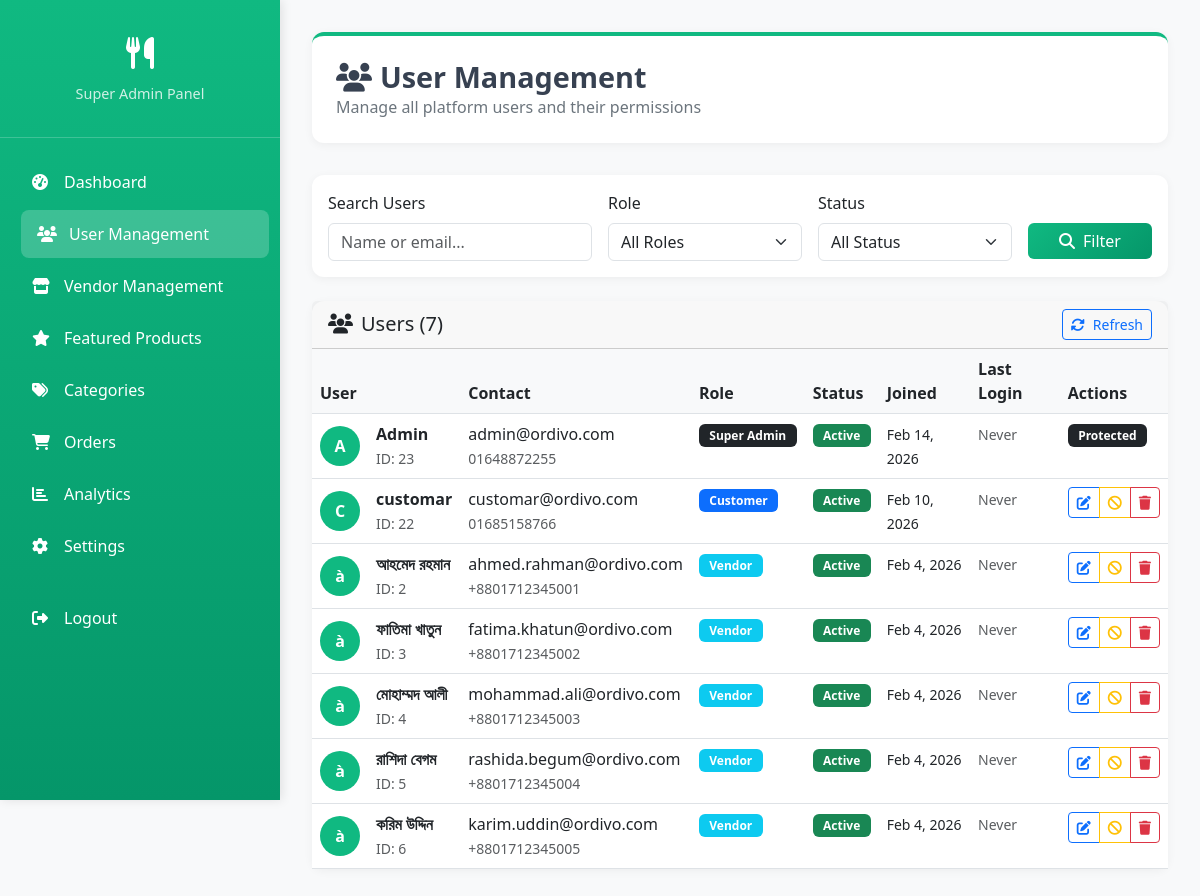
/super_admin/users.php (signed in), run on an earlier commit of the app's database.
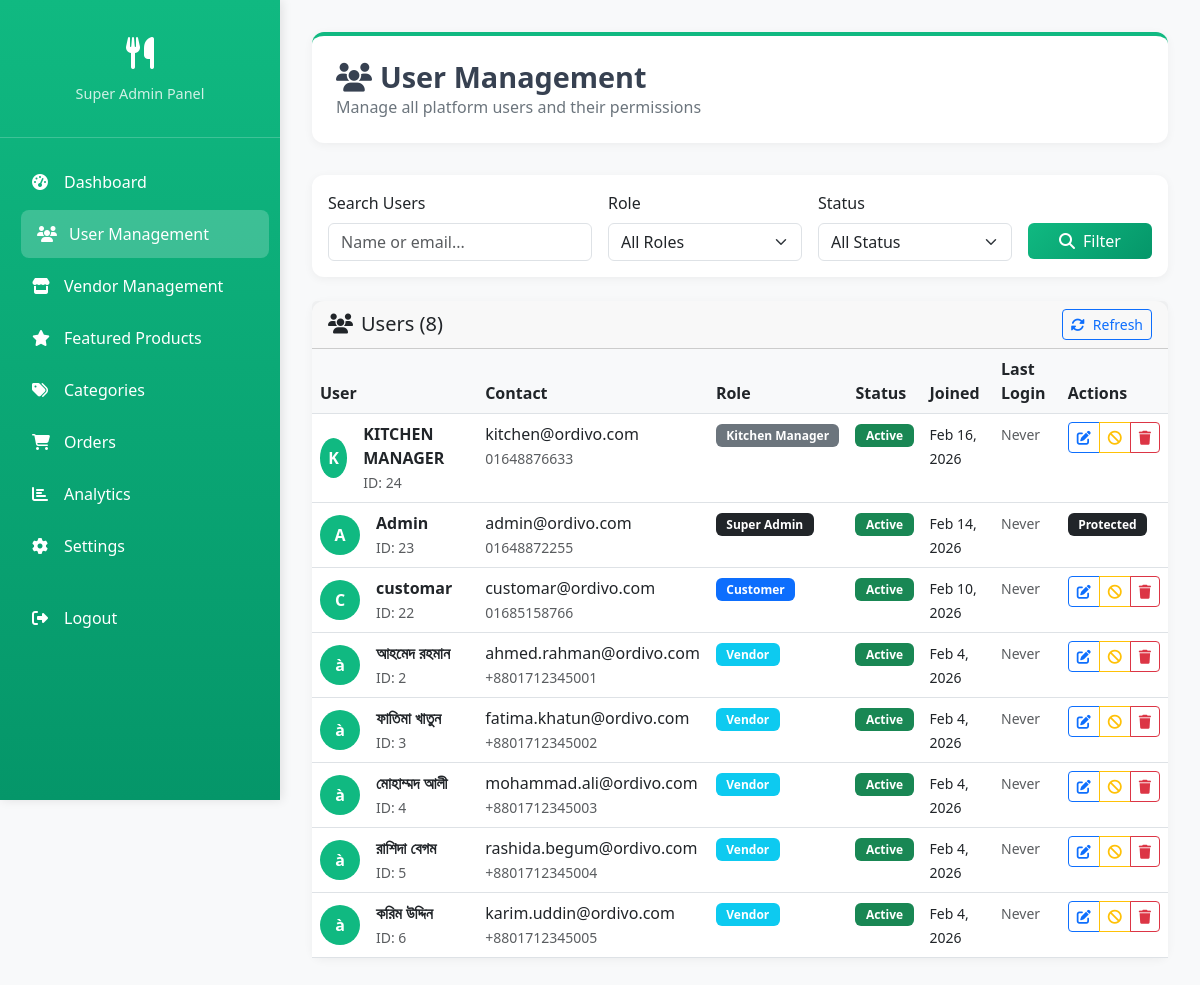
And on a later commit of the database.
### tables this page shows
CREATE TABLE `users` (
  `id` int(11) NOT NULL,
  `role` enum('super_admin','vendor','kitchen_manager','kitchen_staff','store_manager','store_staff','delivery_rider','customer') NOT NULL DEFAULT 'customer',
  `name` varchar(100) NOT NULL,
  `email` varchar(100) NOT NULL,
  `phone` varchar(20) DEFAULT NULL,
  `password` varchar(255) NOT NULL,
  `avatar` varchar(255) DEFAULT NULL,
  `cover_photo` varchar(255) DEFAULT NULL,
  `date_of_birth` date DEFAULT NULL,
  `gender` enum('male','female','other') DEFAULT NULL,
  `email_verified_at` timestamp NULL DEFAULT NULL,
  `phone_verified_at` timestamp NULL DEFAULT NULL,
  `status` enum('active','inactive','banned','pending','suspended','under_review') DEFAULT 'active',
  `approval_status` enum('auto_approved','pending_approval','approved','rejected','needs_review') DEFAULT 'auto_approved',
  `approved_by` int(11) DEFAULT NULL,
  `approved_at` timestamp NULL DEFAULT NULL,
  `rejection_reason` text DEFAULT NULL,
  `requires_approval` tinyint(1) DEFAULT 0 COMMENT '1 for vendors, 0 for customers',
  `auto_approve_customers` tinyint(1) DEFAULT 1,
  `last_login_at` timestamp NULL DEFAULT NULL,
  `login_attempts` tinyint(1) DEFAULT 0,
  `locked_until` timestamp NULL DEFAULT NULL,
  `blocked_by` int(11) DEFAULT NULL,
  `blocked_at` timestamp NULL DEFAULT NULL,
  `block_reason` text DEFAULT NULL,
  `two_factor_enabled` tinyint(1) DEFAULT 0,
  `two_factor_secret` varchar(255) DEFAULT NULL,
  `remember_token` varchar(100) DEFAULT NULL,
  `registration_ip` varchar(45) DEFAULT NULL,
  `registration_user_agent` text DEFAULT NULL,
  `email_verification_token` varchar(255) DEFAULT NULL,
  `phone_verification_token` varchar(10) DEFAULT NULL,
  `created_at` timestamp NOT NULL DEFAULT current_timestamp(),
  `updated_at` timestamp NOT NULL DEFAULT current_timestamp() ON UPDATE current_timestamp()
);

### config/db_connection.php (called while the page is built, shortened)
<?php
$host = 'localhost';
$dbname = 'ordivo';
$username = 'root';
$password = '';
$charset = 'utf8mb4';
$options = [
    PDO::ATTR_ERRMODE            => PDO::ERRMODE_EXCEPTION,
    PDO::ATTR_DEFAULT_FETCH_MODE => PDO::FETCH_ASSOC,
    PDO::ATTR_EMULATE_PREPARES   => false,
    PDO::MYSQL_ATTR_INIT_COMMAND => "SET NAMES utf8mb4 COLLATE utf8mb4_unicode_ci"
];
try {
    $dsn = "mysql:host=$host;dbname=$dbname;charset=$charset";
    $pdo = new PDO($dsn, $username, $password, $options);
    $pdo->exec("SET time_zone = '+06:00'");
} catch (PDOException $e) {
    error_log("Database Connection Error: " . $e->getMessage());
    if (defined('ENVIRONMENT') && ENVIRONMENT === 'production') {
        die('Database connection failed. Please try again later.');
    } else {
        die('Database Connection Error: ' . $e->getMessage());
    }
}
function executeQuery($sql, $params = []) {
    global $pdo;
    try {
        $stmt = $pdo->prepare($sql);
        $stmt->execute($params);
        return $stmt;
    } catch (PDOException $e) {
        error_log("Query Error: " . $e->getMessage() . " | SQL: " . $sql);
        throw $e;
    }
}
function fetchAll($sql, $params = []) {
    $stmt = executeQuery($sql, $params);
    return $stmt->fetchAll();
}
?>

### super_admin/users.php (the view, shortened to what the rows shown need)
<?php
require_once '../config/db_connection.php';
$page = (int)($_GET['page'] ?? 1);
$limit = 20;
$offset = ($page - 1) * $limit;
$whereConditions = [];
$params = [];
$whereClause = $whereConditions ? 'WHERE ' . implode(' AND ', $whereConditions) : '';
try {
    $users = fetchAll("
        SELECT id, name, email, phone, role, status, created_at, last_login_at
        FROM users
        $whereClause
        ORDER BY created_at DESC
        LIMIT $limit OFFSET $offset
    ", $params);
} catch (Exception $e) {
    $users = [];
    $totalUsers = 0;
    $totalPages = 1;
    $error = 'Failed to load users: ' . $e->getMessage();
}
?>
<!DOCTYPE html>
<html lang="en">
<head>
    <link href="https://cdn.jsdelivr.net/npm/bootstrap@5.3.0/dist/css/bootstrap.min.css" rel="stylesheet">
    <link href="https://cdnjs.cloudflare.com/ajax/libs/font-awesome/6.4.0/css/all.min.css" rel="stylesheet">
</head>
<body>
    <div class="main-content">
        <div class="page-header">
            <div class="page-header-content">
                <h1 class="page-title">
                    <i class="fas fa-users me-2"></i>User Management
                </h1>
            </div>
        </div>
        <div class="card">
            <div class="card-body p-0">
                <div class="table-responsive">
                    <table class="table table-hover mb-0">
                        <thead>
                            <tr>
                                <th>User</th>
                                <th>Contact</th>
                                <th>Role</th>
                                <th>Status</th>
                                <th>Joined</th>
                                <th>Last Login</th>
                                <th>Actions</th>
                            </tr>
                        </thead>
                        <tbody>
                            <?php if (empty($users)): ?>
                                <tr>
                                    <td colspan="7" class="text-center py-4 text-muted">
                                        <i class="fas fa-users fa-2x mb-3"></i><br>
                                        No users found
                                    </td>
                                </tr>
                            <?php else: ?>
                                <?php foreach ($users as $user): ?>
                                    <tr>
                                        <td>
                                            <div class="d-flex align-items-center">
                                                <div class="user-avatar me-3">
                                                    <?= strtoupper(substr($user['name'], 0, 1)) ?>
                                                </div>
                                                <div>
                                                    <div class="fw-bold"><?= htmlspecialchars($user['name']) ?></div>
                                                    <small class="text-muted">ID: <?= $user['id'] ?></small>
                                                </div>
                                            </div>
                                        </td>
                                        <td>
                                            <div><?= htmlspecialchars($user['email']) ?></div>
                                            <?php if ($user['phone']): ?>
                                                <small class="text-muted"><?= htmlspecialchars($user['phone']) ?></small>
                                            <?php endif; ?>
                                        </td>
                                        <td>
                                            <?php
                                            $roleColors = [
                                                'customer' => 'primary',
                                                'vendor' => 'info',
                                                'delivery_rider' => 'warning',
                                                'kitchen_staff' => 'success',
                                                'store_staff' => 'secondary',
                                                'super_admin' => 'dark'
                                            ];
                                            $roleColor = $roleColors[$user['role']] ?? 'secondary';
                                            ?>
                                            <span class="badge bg-<?= $roleColor ?>">
                                                <?= ucwords(str_replace('_', ' ', $user['role'])) ?>
                                            </span>
                                        </td>
                                        <td>
                                            <?php
                                            $statusColors = [
                                                'active' => 'success',
                                                'inactive' => 'secondary',
                                                'pending' => 'warning',
                                                'banned' => 'danger'
                                            ];
                                            $statusColor = $statusColors[$user['status']] ?? 'secondary';
                                            ?>
                                            <span class="badge bg-<?= $statusColor ?>">
                                                <?= ucfirst($user['status']) ?>
                                            </span>
                                        </td>
                                        <td>
                                            <small><?= date('M j, Y', strtotime($user['created_at'])) ?></small>
                                        </td>
                                        <td>
                                            <?php if ($user['last_login_at']): ?>
                                                <small><?= date('M j, Y', strtotime($user['last_login_at'])) ?></small>
                                            <?php else: ?>
                                                <small class="text-muted">Never</small>
                                            <?php endif; ?>
                                        </td>
                                        <td>
                                            <?php if ($user['role'] !== 'super_admin'): ?>
                                                <div class="btn-group btn-group-sm">
                                                    <button class="btn btn-outline-primary"
                                                            data-bs-toggle="modal"
                                                            data-bs-target="#editUserModal"
                                                            onclick="editUser(<?= $user['id'] ?>, '<?= htmlspecialchars($user['name']) ?>', '<?= $user['role'] ?>', '<?= $user['status'] ?>')">
                                                        <i class="fas fa-edit"></i>
                                                    </button>
                                                    <?php if ($user['status'] === 'banned'): ?>
                                                        <button class="btn btn-outline-success"
                                                                onclick="unbanUser(<?= $user['id'] ?>)">
                                                            <i class="fas fa-unlock"></i>
                                                        </button>
                                                    <?php else: ?>
                                                        <button class="btn btn-outline-warning"
                                                                onclick="banUser(<?= $user['id'] ?>)">
                                                            <i class="fas fa-ban"></i>
                                                        </button>
                                                    <?php endif; ?>
                                                    <button class="btn btn-outline-danger"
                                                            onclick="deleteUser(<?= $user['id'] ?>)">
                                                        <i class="fas fa-trash"></i>
                                                    </button>
                                                </div>
                                            <?php else: ?>
                                                <span class="badge bg-dark">Protected</span>
                                            <?php endif; ?>
                                        </td>
                                    </tr>
                                <?php endforeach; ?>
                            <?php endif; ?>
                        </tbody>
                    </table>
                </div>
            </div>
        </div>
    </div>
</body>
</html>

What changed in the data, as far as the page shows it:
added users: name "K", name "KITCHEN MANAGER", id "24", email "kitchen@ordivo.com", phone "01648876633", role "Kitchen Manager", status "Active", created_at "Feb 16, 2026", shows "Never"
Also different on the page:
$totalUsers: "7" → "8"
